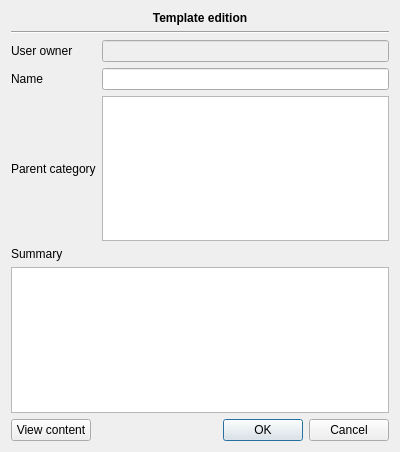
<?xml version="1.0" encoding="UTF-8"?>
<ui version="4.0">
 <class>Templates::Internal::TemplatesEditDialog</class>
 <widget class="QDialog" name="Templates::Internal::TemplatesEditDialog">
  <property name="geometry">
   <rect>
    <x>0</x>
    <y>0</y>
    <width>400</width>
    <height>452</height>
   </rect>
  </property>
  <property name="windowTitle">
   <string>Template edition</string>
  </property>
  <layout class="QGridLayout" name="gridLayout">
   <item row="0" column="0" colspan="2">
    <widget class="QLabel" name="label">
     <property name="font">
      <font>
       <weight>75</weight>
       <bold>true</bold>
      </font>
     </property>
     <property name="text">
      <string>Template edition</string>
     </property>
     <property name="alignment">
      <set>Qt::AlignCenter</set>
     </property>
    </widget>
   </item>
   <item row="1" column="0" colspan="2">
    <widget class="Line" name="line">
     <property name="orientation">
      <enum>Qt::Horizontal</enum>
     </property>
    </widget>
   </item>
   <item row="2" column="0">
    <widget class="QLabel" name="label_4">
     <property name="text">
      <string>User owner</string>
     </property>
    </widget>
   </item>
   <item row="3" column="0">
    <widget class="QLabel" name="label_2">
     <property name="text">
      <string>Name</string>
     </property>
    </widget>
   </item>
   <item row="4" column="0">
    <widget class="QLabel" name="label_3">
     <property name="text">
      <string>Parent category</string>
     </property>
    </widget>
   </item>
   <item row="6" column="0">
    <widget class="QLabel" name="label_5">
     <property name="text">
      <string>Summary</string>
     </property>
    </widget>
   </item>
   <item row="7" column="0" colspan="2">
    <widget class="QTextEdit" name="summaryTextEdit"/>
   </item>
   <item row="8" column="0" colspan="2">
    <layout class="QHBoxLayout" name="horizontalLayout">
     <item>
      <widget class="QPushButton" name="viewButton">
       <property name="text">
        <string>View content</string>
       </property>
      </widget>
     </item>
     <item>
      <widget class="QDialogButtonBox" name="buttonBox">
       <property name="orientation">
        <enum>Qt::Horizontal</enum>
       </property>
       <property name="standardButtons">
        <set>QDialogButtonBox::Cancel|QDialogButtonBox::Ok</set>
       </property>
      </widget>
     </item>
    </layout>
   </item>
   <item row="3" column="1">
    <widget class="QLineEdit" name="nameLineEdit"/>
   </item>
   <item row="2" column="1">
    <widget class="QLineEdit" name="userLineEdit">
     <property name="enabled">
      <bool>false</bool>
     </property>
    </widget>
   </item>
   <item row="4" column="1">
    <widget class="QTreeView" name="parentTreeView"/>
   </item>
  </layout>
 </widget>
 <resources/>
 <connections>
  <connection>
   <sender>buttonBox</sender>
   <signal>accepted()</signal>
   <receiver>Templates::Internal::TemplatesEditDialog</receiver>
   <slot>accept()</slot>
   <hints>
    <hint type="sourcelabel">
     <x>248</x>
     <y>254</y>
    </hint>
    <hint type="destinationlabel">
     <x>157</x>
     <y>274</y>
    </hint>
   </hints>
  </connection>
  <connection>
   <sender>buttonBox</sender>
   <signal>rejected()</signal>
   <receiver>Templates::Internal::TemplatesEditDialog</receiver>
   <slot>reject()</slot>
   <hints>
    <hint type="sourcelabel">
     <x>316</x>
     <y>260</y>
    </hint>
    <hint type="destinationlabel">
     <x>286</x>
     <y>274</y>
    </hint>
   </hints>
  </connection>
 </connections>
</ui>
